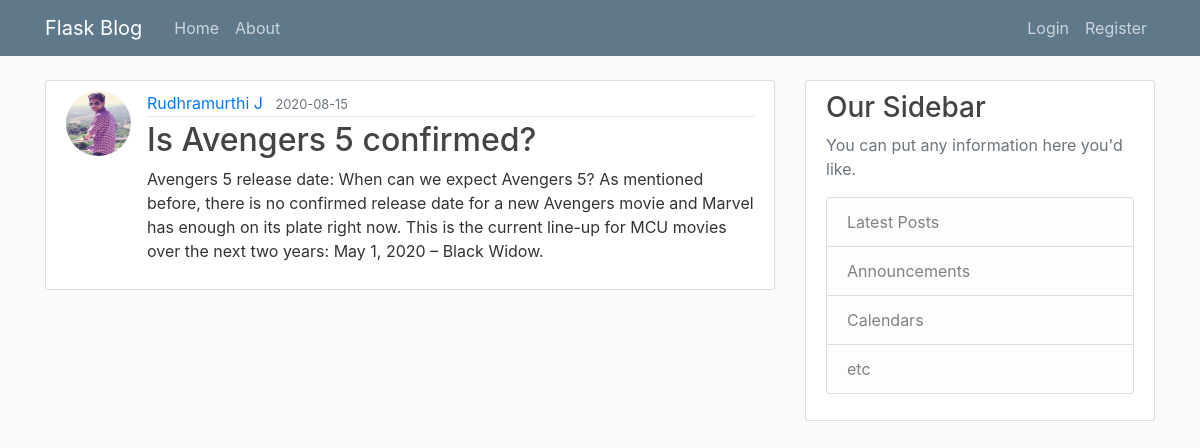
Screenshot of /post/26 with the database file from the repository.
### flaskblog/models.py (models this page shows, shortened)
class User(db.Model, UserMixin):
    id = db.Column(db.Integer, primary_key=True)
    username = db.Column(db.String(20), unique=True, nullable=False)
    email = db.Column(db.String(120), unique=True, nullable=False)
    image_file = db.Column(db.String(20), nullable=False, default='default.jpg')
    password = db.Column(db.String(60), nullable=False)
    posts = db.relationship('Post', backref='author', lazy=True)

class Post(db.Model):
    id = db.Column(db.Integer, primary_key=True)
    title = db.Column(db.String(100), nullable=False)
    date_posted = db.Column(db.DateTime, nullable=False, default=datetime.utcnow)
    content = db.Column(db.Text, nullable=False)
    user_id = db.Column(db.Integer, db.ForeignKey('user.id'), nullable=False)

### flaskblog/routes.py (the view)
@app.route('/post/<int:post_id>')
def post(post_id):
    post = Post.query.get_or_404(post_id)
    return render_template('post.html', title=post.title, post=post)

### flaskblog/Templates/post.html (shortened to what this page needs)
{% extends "layout.html" %}
{% block content %}
    <article class="media content-section">
      <img class="rounded-circle article-img" src="{{url_for('static', filename='profile_pics/' + post.author.image_file)}}">
      <div class="media-body">
        <div class="article-metadata">
          <a class="mr-2" href="{[url_for('user_posts', username=post.author.username)}}">{{ post.author.username }}</a>
          <small class="text-muted">{{ post.date_posted.strftime('%Y-%m-%d') }}</small>
        </div>
        <h2 class="article-title">{{ post.title }}</h2>
        <p class="article-content">{{ post.content }}</p>
      </div>
    </article>
{% endblock content %}

### flaskblog/static/main.css (style rules this page uses)
body { background: #fafafa; color: #333333; margin-top: 5rem; }
h1, h2, h3, h4, h5, h6 { color: #444444; }
.content-section { background: #ffffff; padding: 10px 20px; border: 1px solid #dddddd; border-radius: 3px; margin-bottom: 20px; }
.article-title { color: #444444; }
.article-content { white-space: pre-line; }
.article-img { height: 65px; width: 65px; margin-right: 16px; }
.article-metadata { padding-bottom: 1px; margin-bottom: 4px; border-bottom: 1px solid #e3e3e3 }

### rows the page displays
User: image_file (picture), author.username "Rudhramurthi J"
Post: date_posted "2020-08-15", title "Is Avengers 5 confirmed?", content "Avengers 5 release date: When can we expect Avengers 5? As mentioned before, there is no confirmed release date for a new Avengers movie and Marvel has enough on its plate right now. This is the current line-up for MCU movies over the next two years: May 1, 2020 – Black Widow."
